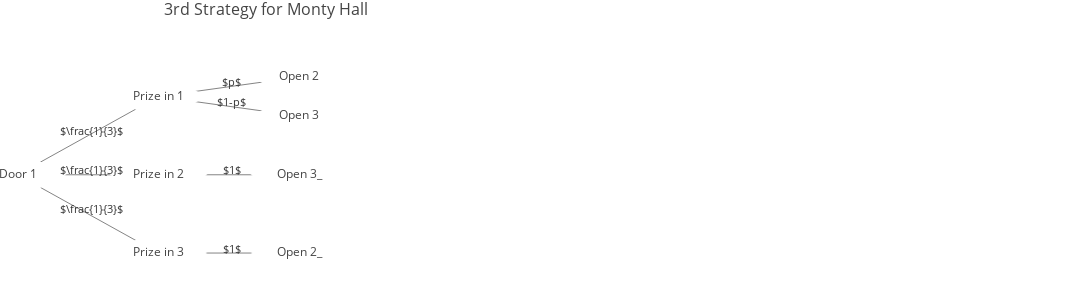

Notebook source saved alongside this figure:
### Markdown cell above
### The Monty Hall Problem

This is a much discussed puzzle, based on an old American game show. You are told that a prize is equally likely to be found behind any one of three closed doors in front of you. You point to one of the doors. A friend opens for you one of the remaining two doors, after making sure that the prize is not behind it. At this point, you can stick to your initial choice, or switch to the other unopened door. You win the prize if it lies behind your final choice of a door. Consider the following strategies:

- Stick to your initial choice.

- Switch to the other unopened door.

- You first point to door 1. If door 2 is opened, you do not switch. If door 3 is opened, you switch.

Which is the best strategy?

Answer:

1st pick is right: $P =\frac{1}{3}$

1st pick is wrong: $P =1-\frac{1}{3} = \frac{2}{3}$

Regarding the first 2 points, switching is better because there's more probability of being wrong in the first pick.

For the 3rd point, a tree is drawn showing the branches of picking door 1 first:

### Code cell
#Create tree
door_nodes = {0:('Door 1',[1,4,6]), 1:('Prize in 1',[2,3]), 
              2:('Open 2',None), 3:('Open 3',None), 4:('Prize in 2',[5]),
              5:('Open 3_',None), 6:('Prize in 3',[7]), 7:('Open 2_',None)}#Underscore= node names can't be repeated

door_edges_labls = {'01':r'$\frac{1}{3}$','04':r'$\frac{1}{3}$','06':r'$\frac{1}{3}$','12':'$p$',
                   '13':'$1-p$','45':'$1$','67':'$1$'}

door_tree = TreeGraph(orientation='h',root=door_nodes[0][0],spread=0.5,gap=0.08,
              nodes=door_nodes,edge_weights=None,edge_labels=door_edges_labls)

door_tree.generic_plotly_plot("3rd Strategy for Monty Hall", 
                    title_pos=0.15, height=300, width=1200, legend=False)

display_math(r"p\text{ is the probability of opening either door 2 or 3 in the first branch, a number between 0-1}\
\\\text{If prize is in 1 and door 2 is opened you win with probability: }\frac{1}{3}\cdot p \
\\\text{If prize is in 1 and door 3 is opened you loose with probability: }\frac{1}{3}\cdot (1-p) \
\\\text{If prize is in 2 then door 3 is opend and you win with probability: }\frac{1}{3}\cdot 1 \
\\\text{If prize is in 3 then door 2 is opened and you loose with probability: }\frac{1}{3}\cdot 1 \
\\\text{Add the probabilities of winning: }(\frac{1}{3}\cdot p)+(\frac{1}{3})\\\text{if }p=0\text{ , } \
P(win)=\frac{1}{3}\text{ , if }p=1\text{ , }P(win)=\frac{2}{3}")

### Figure 1 — Plotly figure (JSON) as saved in the notebook; plotly's stock layout.template omitted (floating-point values rounded to 4 significant figures)
{"data": [{"marker": {"color": [], "showscale": false, "size": 0}, "mode": "text", "text": [], "type": "scatter", "uid": "57043086-d0cb-4221-99a7-2019f4d44c23", "x": [], "y": []}, {"line": {"color": "#777", "width": 0.9}, "mode": "lines", "text": [], "type": "scatter", "uid": "55cf3c15-457a-45bd-82a9-142c900c31c2", "x": [0, 0.08, null, 0, 0.08, null, 0, 0.08, null, 0.08, 0.16, null, 0.08, 0.16, null, 0.08, 0.16, null, 0.08, 0.16, null], "y": [0.5, 0.6667, null, 0.5, 0.5, null, 0.5, 0.3333, null, 0.6667, 0.7083, null, 0.6667, 0.625, null, 0.5, 0.5, null, 0.3333, 0.3333, null]}, {"marker": {"color": ["white", "white", "white", "white", "white", "white", "white", "white"], "showscale": false, "size": 70, "symbol": "diamond-wide"}, "mode": "markers+text", "name": "Nodes", "showlegend": false, "text": ["Door 1", "Prize in 1", "Prize in 2", "Prize in 3", "Open 2", "Open 3", "Open 3_", "Open 2_"], "textfont": {"size": 12}, "type": "scatter", "uid": "de05f60d-1f27-4121-9f2a-ae1a50e5ac06", "x": [0, 0.08, 0.08, 0.08, 0.16, 0.16, 0.16, 0.16], "y": [0.5, 0.6667, 0.5, 0.3333, 0.7083, 0.625, 0.5, 0.3333]}], "layout": {"annotations": [{"align": "center", "arrowsize": 1, "arrowwidth": 1, "ax": 3, "ay": -5, "borderpad": 1, "font": {"color": "#333", "size": 11}, "showarrow": true, "text": "$\\frac{1}{3}$", "x": 0.04, "xref": "x", "y": 0.5833, "yref": "y"}, {"align": "center", "arrowsize": 1, "arrowwidth": 1, "ax": 3, "ay": -5, "borderpad": 1, "font": {"color": "#333", "size": 11}, "showarrow": true, "text": "$\\frac{1}{3}$", "x": 0.04, "xref": "x", "y": 0.5, "yref": "y"}, {"align": "center", "arrowsize": 1, "arrowwidth": 1, "ax": 3, "ay": -5, "borderpad": 1, "font": {"color": "#333", "size": 11}, "showarrow": true, "text": "$\\frac{1}{3}$", "x": 0.04, "xref": "x", "y": 0.4167, "yref": "y"}, {"align": "center", "arrowsize": 1, "arrowwidth": 1, "ax": 3, "ay": -5, "borderpad": 1, "font": {"color": "#333", "size": 11}, "showarrow": true, "text": "$p$", "x": 0.12, "xref": "x", "y": 0.6875, "yref": "y"}, {"align": "center", "arrowsize": 1, "arrowwidth": 1, "ax": 3, "ay": -5, "borderpad": 1, "font": {"color": "#333", "size": 11}, "showarrow": true, "text": "$1-p$", "x": 0.12, "xref": "x", "y": 0.6458, "yref": "y"}, {"align": "center", "arrowsize": 1, "arrowwidth": 1, "ax": 3, "ay": -5, "borderpad": 1, "font": {"color": "#333", "size": 11}, "showarrow": true, "text": "$1$", "x": 0.12, "xref": "x", "y": 0.5, "yref": "y"}, {"align": "center", "arrowsize": 1, "arrowwidth": 1, "ax": 3, "ay": -5, "borderpad": 1, "font": {"color": "#333", "size": 11}, "showarrow": true, "text": "$1$", "x": 0.12, "xref": "x", "y": 0.3333, "yref": "y"}], "autosize": true, "height": 300, "hovermode": "closest", "margin": {"b": 0, "l": 0, "r": 0, "t": 30}, "showlegend": false, "title": {"font": {"size": 16}, "text": "3rd Strategy for Monty Hall", "x": 0.15}, "width": 1200, "xaxis": {"range": [-0.01, 0.61], "showgrid": false, "showticklabels": false, "zeroline": false}, "yaxis": {"range": [0.2333, 0.8083], "showgrid": false, "showticklabels": false, "zeroline": false}}}
